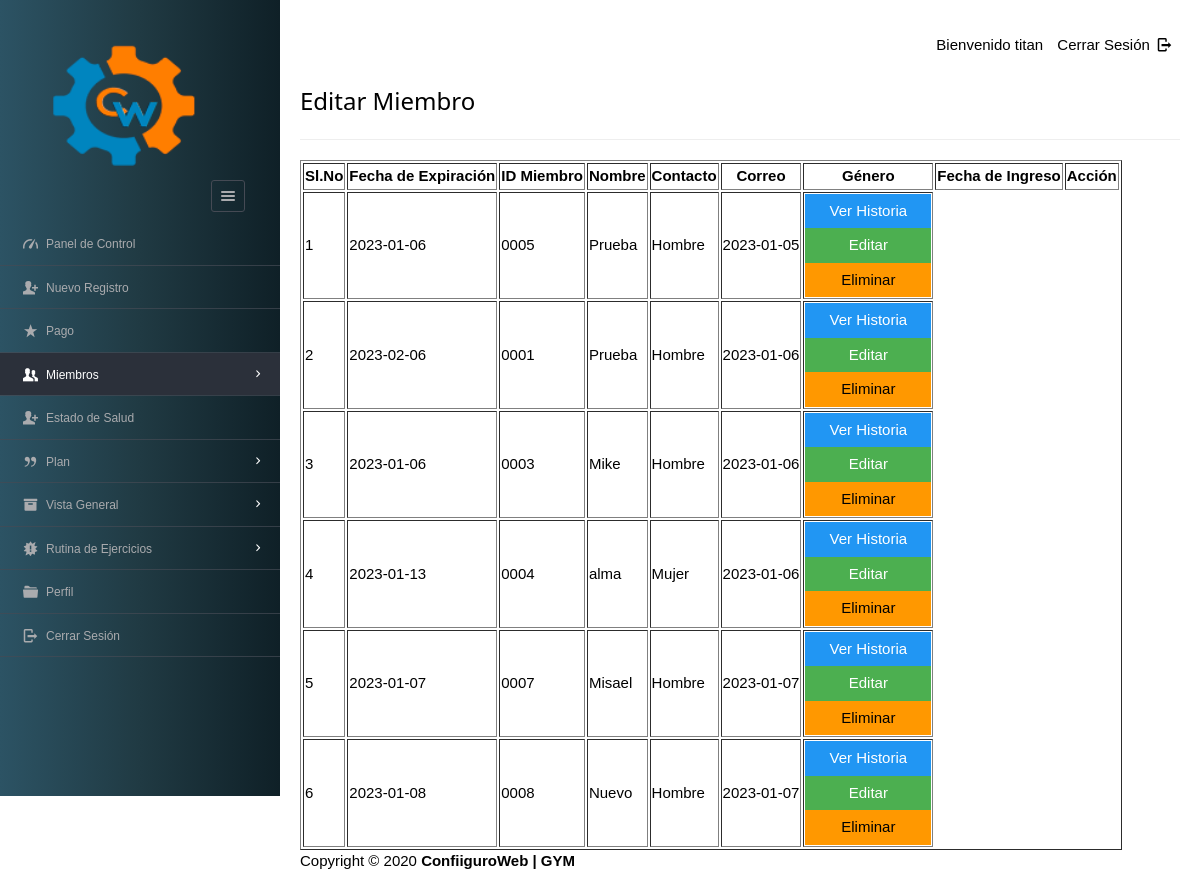
The page /dashboard/admin/view_mem.php (signed in) on the database as committed earlier.
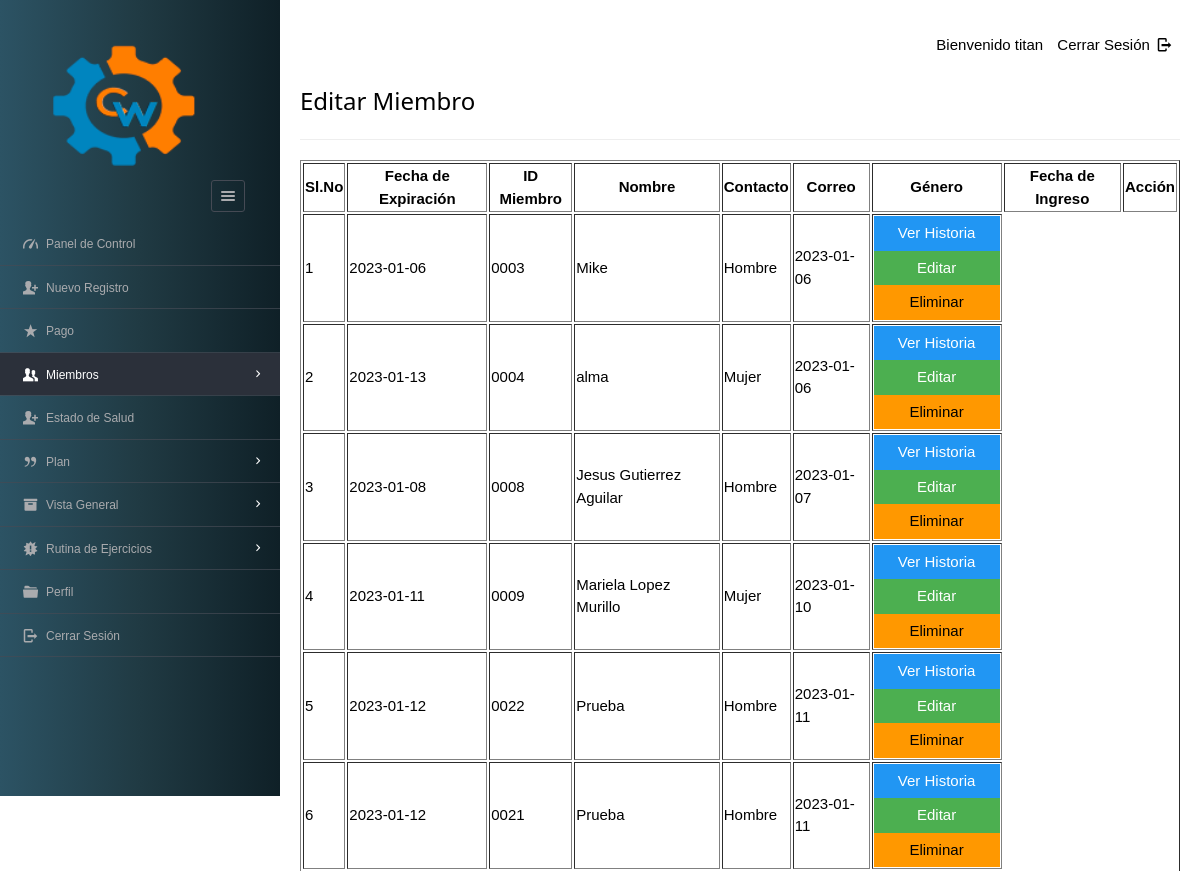
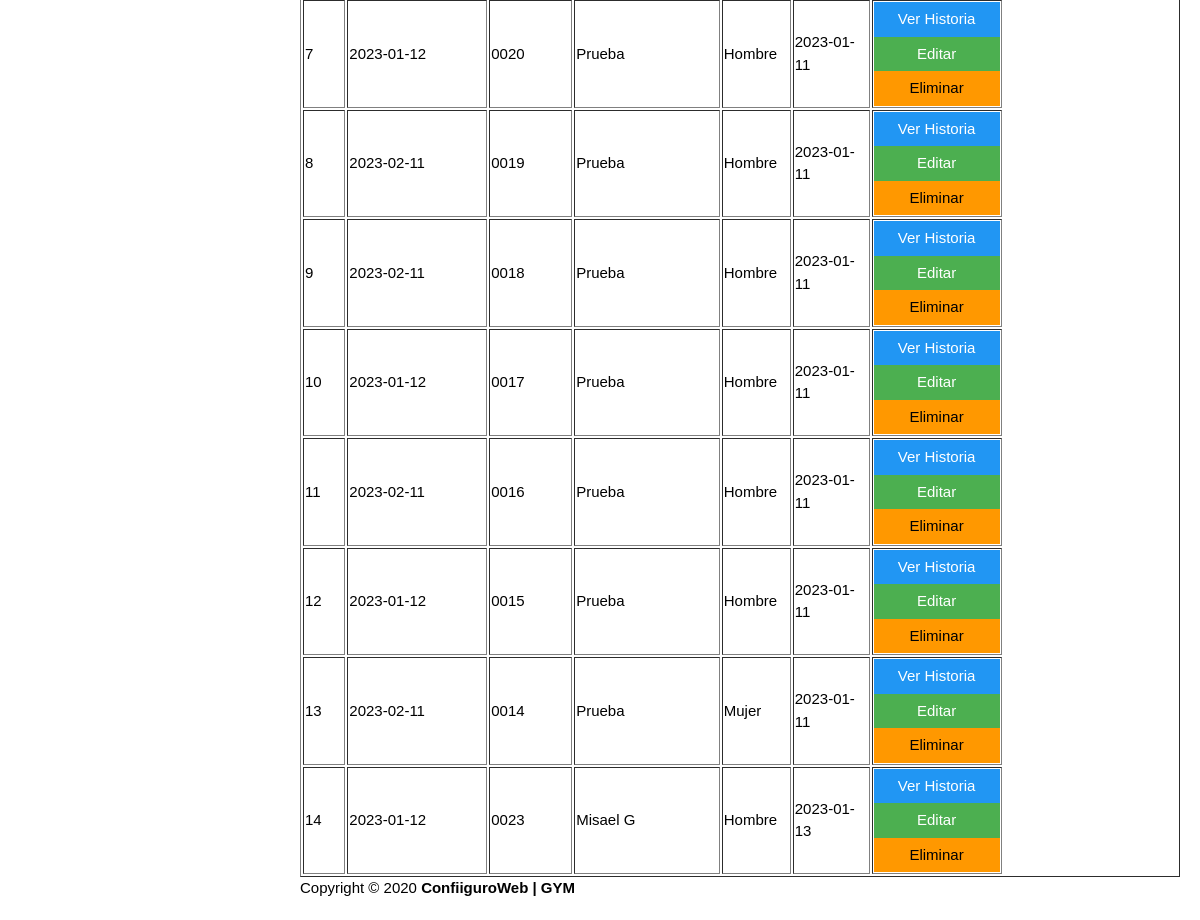
The same page on the database as committed later (2 pictures, top to bottom).
### tables this page shows
CREATE TABLE `enrolls_to` (
  `et_id` int(5) NOT NULL,
  `pid` varchar(8) NOT NULL,
  `paid_date` varchar(15) DEFAULT NULL,
  `expire` varchar(15) DEFAULT NULL,
  `startDate` varchar(15) NOT NULL,
  `uid` int(4) UNSIGNED ZEROFILL DEFAULT NULL,
  `amount` int(10) NOT NULL
);

CREATE TABLE `users` (
  `userid` int(4) UNSIGNED ZEROFILL NOT NULL,
  `username` varchar(40) NOT NULL,
  `gender` varchar(8) NOT NULL,
  `phone` varchar(15) NOT NULL,
  `dob` varchar(10) NOT NULL,
  `joining_date` varchar(10) NOT NULL
);

### dashboard/admin/view_mem.php (the view, shortened to what this page needs)
<?php
require '../../include/db_conn.php';
?>
<!DOCTYPE html>
<html lang="es">
<head>
    <link rel="stylesheet" href="../../css/style.css"  id="style-resource-5">
    <link rel="stylesheet" href="../../css/dashMain.css">
    <link rel="stylesheet" type="text/css" href="../../css/entypo.css">
	<link href="a1style.css" rel="stylesheet" type="text/css">
</head>
    <body class="page-body  page-fade" onload="collapseSidebar()" style="<?php echo "background:$backgroundColor !important;"?>">
    	<div class="page-container sidebar-collapsed" id="navbarcollapse">
		<div class="sidebar-menu">
			<header class="logo-env">
			<div class="logo">
				<a href="main.php">
					<img src="../../images/logo.png" alt="" width="192" height="80" />
				</a>
			</div>
					<div class="sidebar-collapse" onclick="collapseSidebar()">
				<a href="#" class="sidebar-collapse-icon with-animation">
					<i class="entypo-menu"></i>
				</a>
			</div>
			</header>
    		<?php include('nav.php'); ?>
    	</div>
    		<div class="main-content">
				<div class="row">
					<div class="col-md-6 col-sm-8 clearfix">
					</div>
					<div class="col-md-6 col-sm-4 clearfix hidden-xs">
						<ul class="list-inline links-list pull-right">
							<li>Bienvenido <?php echo $_SESSION['full_name']; ?>
							</li>
							<li>
								<a href="logout.php">
									Cerrar Sesión <i class="entypo-logout right"></i>
								</a>
							</li>
						</ul>
					</div>
				</div>
		<h3>Editar Miembro</h3>
		<hr />
		<table class="table table-bordered datatable" id="table-1" border=1>
			<thead>
				<tr><h2>
					<th>Sl.No</th>
					<th>Fecha de Expiración</th>
					<th>ID Miembro</th>
					<th>Nombre</th>
					<th>Contacto</th>
					<th>Correo</th>
					<th>Género</th>
					<th>Fecha de Ingreso</th>
					<th>Acción</th></h2>
				</tr>
			</thead>
				<tbody>
						<?php
							$query  = "select * from users ORDER BY joining_date";
							$result = mysqli_query($con, $query);
							$sno    = 1;
							if (mysqli_affected_rows($con) != 0) {
							    while ($row = mysqli_fetch_array($result, MYSQLI_ASSOC)) {
							        $uid   = $row['userid'];
							        $query1  = "select * from enrolls_to WHERE uid='$uid'";
							        $result1 = mysqli_query($con, $query1);
							        if (mysqli_affected_rows($con) == 1) {
							            while ($row1 = mysqli_fetch_array($result1, MYSQLI_ASSOC)) {
							                echo "<tr><td>".$sno."</td>";
							                echo "<td>" . $row1['expire'] . "</td>";
							                echo "<td>" . $row['userid'] . "</td>";
							                echo "<td>" . $row['username'] . "</td>";
							                echo "<td>" . $row['gender'] . "</td>";
							                echo "<td>" . $row['joining_date'] ."</td>";
							                $sno++;
							                echo "<td><form action='read_member.php' method='post'><input type='hidden' name='name' value='" . $uid . "'/><input type='submit' class='a1-btn a1-blue' id='button1' value='Ver Historia ' class='btn btn-info'/></form><form action='edit_member.php' method='post'><input type='hidden'  name='name' value='" . $uid . "'/><input type='submit' class='a1-btn a1-green' id='button1' value='Editar' class='btn btn-warning'/></form><form action='del_member.php' method='post' onsubmit='return ConfirmDelete()'><input type='hidden' name='name' value='" . $uid . "'/><input type='submit' value='Eliminar' width='20px' id='button1' class='a1-btn a1-orange'/></form></td></tr>";
							            }
							        }
							    }
							}
						?>
					</tbody>
				</table>
			<?php include('footer.php'); ?>
    	</div>
    </body>
</html>

Rows that differ between the two databases and show on the page:
no longer on this page (row edited): users: userid "0005", username "Prueba", gender "Hombre", joining_date "2023-01-05"
no longer on this page (row edited): enrolls_to: expire "2023-01-06"
no longer on this page (row edited): users: userid "0001", username "Prueba", gender "Hombre", joining_date "2023-01-06"
no longer on this page (row edited): enrolls_to: expire "2023-02-06"
no longer on this page (row edited): users: userid "0007", username "Misael", gender "Hombre", joining_date "2023-01-07"
no longer on this page (row edited): enrolls_to: expire "2023-01-07"
changed users "0008": username "Nuevo" → "Jesus Gutierrez Aguilar"
added users: userid "0009", username "Mariela Lopez Murillo", gender "Mujer", joining_date "2023-01-10"
added enrolls_to: expire "2023-01-11"
added users: userid "0022", username "Prueba", gender "Hombre", joining_date "2023-01-11"
added enrolls_to: expire "2023-01-12"
added users: userid "0021", username "Prueba", gender "Hombre", joining_date "2023-01-11"
added enrolls_to: expire "2023-01-12"
added users: userid "0020", username "Prueba", gender "Hombre", joining_date "2023-01-11"
added enrolls_to: expire "2023-01-12"
added users: userid "0019", username "Prueba", gender "Hombre", joining_date "2023-01-11"
added enrolls_to: expire "2023-02-11"
added users: userid "0018", username "Prueba", gender "Hombre", joining_date "2023-01-11"
added enrolls_to: expire "2023-02-11"
added users: userid "0017", username "Prueba", gender "Hombre", joining_date "2023-01-11"
added enrolls_to: expire "2023-01-12"
added users: userid "0016", username "Prueba", gender "Hombre", joining_date "2023-01-11"
added enrolls_to: expire "2023-02-11"
added users: userid "0015", username "Prueba", gender "Hombre", joining_date "2023-01-11"
added enrolls_to: expire "2023-01-12"
added users: userid "0014", username "Prueba", gender "Mujer", joining_date "2023-01-11"
added enrolls_to: expire "2023-02-11"
added users: userid "0023", username "Misael G", gender "Hombre", joining_date "2023-01-13"
added enrolls_to: expire "2023-01-12"
